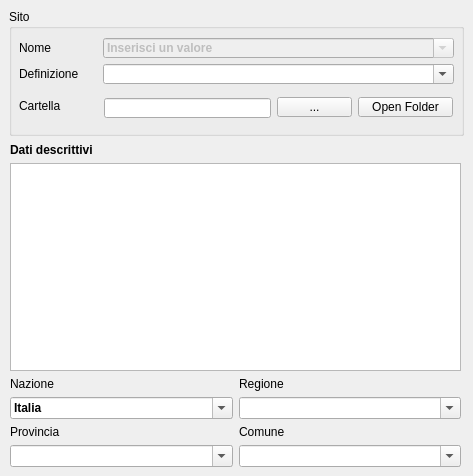
         <widget class="QWidget" name="tabWidgetPage1">
          <attribute name="title">
           <string>Dati descrittivi</string>
          </attribute>
          <widget class="QgsCollapsibleGroupBox" name="groupBox">
           <property name="geometry">
            <rect>
             <x>9</x>
             <y>9</y>
             <width>455</width>
             <height>127</height>
            </rect>
           </property>
           <property name="sizePolicy">
            <sizepolicy hsizetype="Expanding" vsizetype="Preferred">
             <horstretch>0</horstretch>
             <verstretch>0</verstretch>
            </sizepolicy>
           </property>
           <property name="font">
            <font>
             <pointsize>9</pointsize>
            </font>
           </property>
           <property name="title">
            <string>Sito</string>
           </property>
           <widget class="QComboBox" name="comboBox_definizione_sito">
            <property name="enabled">
             <bool>true</bool>
            </property>
            <property name="geometry">
             <rect>
              <x>94</x>
              <y>55</y>
              <width>351</width>
              <height>20</height>
             </rect>
            </property>
            <property name="sizePolicy">
             <sizepolicy hsizetype="Expanding" vsizetype="Fixed">
              <horstretch>0</horstretch>
              <verstretch>0</verstretch>
             </sizepolicy>
            </property>
            <property name="minimumSize">
             <size>
              <width>0</width>
              <height>20</height>
             </size>
            </property>
            <property name="maximumSize">
             <size>
              <width>16777215</width>
              <height>20</height>
             </size>
            </property>
            <property name="font">
             <font>
              <pointsize>9</pointsize>
             </font>
            </property>
            <property name="editable">
             <bool>true</bool>
            </property>
           </widget>
           <widget class="QComboBox" name="comboBox_sito">
            <property name="enabled">
             <bool>false</bool>
            </property>
            <property name="geometry">
             <rect>
              <x>94</x>
              <y>29</y>
              <width>351</width>
              <height>20</height>
             </rect>
            </property>
            <property name="sizePolicy">
             <sizepolicy hsizetype="Expanding" vsizetype="Fixed">
              <horstretch>0</horstretch>
              <verstretch>0</verstretch>
             </sizepolicy>
            </property>
            <property name="minimumSize">
             <size>
              <width>0</width>
              <height>0</height>
             </size>
            </property>
            <property name="maximumSize">
             <size>
              <width>16777215</width>
              <height>20</height>
             </size>
            </property>
            <property name="font">
             <font>
              <pointsize>9</pointsize>
              <weight>75</weight>
              <bold>true</bold>
             </font>
            </property>
            <property name="mouseTracking">
             <bool>true</bool>
            </property>
            <property name="whatsThis">
             <string>&lt;html&gt;&lt;head/&gt;&lt;body&gt;&lt;p&gt;&lt;a href=&quot;https://www.youtube.com/watch?v=l1nVPHf_1wI&amp;t=50s&quot;&gt;&lt;span style=&quot; text-decoration: underline; color:#0000ff;&quot;&gt;Doc&lt;/span&gt;&lt;/a&gt;&lt;/p&gt;&lt;/body&gt;&lt;/html&gt;</string>
            </property>
            <property name="editable">
             <bool>true</bool>
            </property>
            <property name="maxVisibleItems">
             <number>99999</number>
            </property>
            <property name="maxCount">
             <number>2147483647</number>
            </property>
            <item>
             <property name="text">
              <string>Inserisci un valore</string>
             </property>
            </item>
           </widget>
           <widget class="QLabel" name="label">
            <property name="geometry">
             <rect>
              <x>10</x>
              <y>29</y>
              <width>42</width>
              <height>20</height>
             </rect>
            </property>
            <property name="sizePolicy">
             <sizepolicy hsizetype="Expanding" vsizetype="Preferred">
              <horstretch>0</horstretch>
              <verstretch>0</verstretch>
             </sizepolicy>
            </property>
            <property name="font">
             <font>
              <pointsize>9</pointsize>
             </font>
            </property>
            <property name="text">
             <string>Nome</string>
            </property>
           </widget>
           <widget class="QLabel" name="label_18">
            <property name="geometry">
             <rect>
              <x>10</x>
              <y>55</y>
              <width>78</width>
              <height>20</height>
             </rect>
            </property>
            <property name="sizePolicy">
             <sizepolicy hsizetype="Expanding" vsizetype="Preferred">
              <horstretch>0</horstretch>
              <verstretch>0</verstretch>
             </sizepolicy>
            </property>
            <property name="font">
             <font>
              <pointsize>9</pointsize>
             </font>
            </property>
            <property name="text">
             <string>Definizione</string>
            </property>
           </widget>
           <widget class="QLabel" name="label_19">
            <property name="geometry">
             <rect>
              <x>10</x>
              <y>87</y>
              <width>54</width>
              <height>20</height>
             </rect>
            </property>
            <property name="sizePolicy">
             <sizepolicy hsizetype="Expanding" vsizetype="Preferred">
              <horstretch>0</horstretch>
              <verstretch>0</verstretch>
             </sizepolicy>
            </property>
            <property name="font">
             <font>
              <pointsize>9</pointsize>
             </font>
            </property>
            <property name="text">
             <string>Cartella</string>
            </property>
           </widget>
           <widget class="QLineEdit" name="lineEdit_sito_path">
            <property name="geometry">
             <rect>
              <x>95</x>
              <y>89</y>
              <width>167</width>
              <height>20</height>
             </rect>
            </property>
            <property name="sizePolicy">
             <sizepolicy hsizetype="Expanding" vsizetype="Fixed">
              <horstretch>0</horstretch>
              <verstretch>0</verstretch>
             </sizepolicy>
            </property>
            <property name="minimumSize">
             <size>
              <width>0</width>
              <height>20</height>
             </size>
            </property>
            <property name="maximumSize">
             <size>
              <width>16777215</width>
              <height>20</height>
             </size>
            </property>
            <property name="font">
             <font>
              <pointsize>9</pointsize>
             </font>
            </property>
           </widget>
           <widget class="QPushButton" name="pbn_browse_folder">
            <property name="geometry">
             <rect>
              <x>268</x>
              <y>88</y>
              <width>75</width>
              <height>20</height>
             </rect>
            </property>
            <property name="sizePolicy">
             <sizepolicy hsizetype="Expanding" vsizetype="Fixed">
              <horstretch>0</horstretch>
              <verstretch>0</verstretch>
             </sizepolicy>
            </property>
            <property name="minimumSize">
             <size>
              <width>0</width>
              <height>20</height>
             </size>
            </property>
            <property name="maximumSize">
             <size>
              <width>16777215</width>
              <height>20</height>
             </size>
            </property>
            <property name="font">
             <font>
              <pointsize>9</pointsize>
             </font>
            </property>
            <property name="text">
             <string>...</string>
            </property>
           </widget>
           <widget class="QPushButton" name="pbnOpenSiteDirectory">
            <property name="geometry">
             <rect>
              <x>349</x>
              <y>88</y>
              <width>95</width>
              <height>20</height>
             </rect>
            </property>
            <property name="sizePolicy">
             <sizepolicy hsizetype="Expanding" vsizetype="Fixed">
              <horstretch>0</horstretch>
              <verstretch>0</verstretch>
             </sizepolicy>
            </property>
            <property name="maximumSize">
             <size>
              <width>16777215</width>
              <height>20</height>
             </size>
            </property>
            <property name="font">
             <font>
              <pointsize>9</pointsize>
             </font>
            </property>
            <property name="text">
             <string>Open Folder</string>
            </property>
           </widget>
          </widget>
          <widget class="QWidget" name="">
           <property name="geometry">
            <rect>
             <x>10</x>
             <y>143</y>
             <width>451</width>
             <height>324</height>
            </rect>
           </property>
           <property name="font">
            <font>
             <pointsize>9</pointsize>
            </font>
           </property>
           <layout class="QGridLayout" name="gridLayout_3">
            <item row="0" column="0" colspan="2">
             <widget class="QLabel" name="label_13">
              <property name="sizePolicy">
               <sizepolicy hsizetype="Expanding" vsizetype="Preferred">
                <horstretch>0</horstretch>
                <verstretch>0</verstretch>
               </sizepolicy>
              </property>
              <property name="font">
               <font>
                <pointsize>9</pointsize>
                <weight>75</weight>
                <bold>true</bold>
               </font>
              </property>
              <property name="text">
               <string>Dati descrittivi</string>
              </property>
             </widget>
            </item>
            <item row="1" column="0" colspan="2">
             <widget class="QTextEdit" name="textEdit_descrizione_site">
              <property name="sizePolicy">
               <sizepolicy hsizetype="Expanding" vsizetype="Expanding">
                <horstretch>0</horstretch>
                <verstretch>0</verstretch>
               </sizepolicy>
              </property>
              <property name="minimumSize">
               <size>
                <width>0</width>
                <height>20</height>
               </size>
              </property>
              <property name="maximumSize">
               <size>
                <width>16777215</width>
                <height>16000000</height>
               </size>
              </property>
              <property name="font">
               <font>
                <pointsize>9</pointsize>
               </font>
              </property>
             </widget>
            </item>
            <item row="2" column="0">
             <widget class="QLabel" name="label_4">
              <property name="sizePolicy">
               <sizepolicy hsizetype="Expanding" vsizetype="Preferred">
                <horstretch>0</horstretch>
                <verstretch>0</verstretch>
               </sizepolicy>
              </property>
              <property name="font">
               <font>
                <pointsize>9</pointsize>
               </font>
              </property>
              <property name="text">
               <string>Nazione</string>
              </property>
             </widget>
            </item>
            <item row="2" column="1">
             <widget class="QLabel" name="label_5">
              <property name="sizePolicy">
               <sizepolicy hsizetype="Expanding" vsizetype="Preferred">
                <horstretch>0</horstretch>
                <verstretch>0</verstretch>
               </sizepolicy>
              </property>
              <property name="font">
               <font>
                <pointsize>9</pointsize>
               </font>
              </property>
              <property name="text">
               <string>Regione</string>
              </property>
             </widget>
            </item>
            <item row="3" column="0">
             <widget class="QComboBox" name="comboBox_nazione">
              <property name="sizePolicy">
               <sizepolicy hsizetype="Expanding" vsizetype="Fixed">
                <horstretch>0</horstretch>
                <verstretch>0</verstretch>
               </sizepolicy>
              </property>
              <property name="font">
               <font>
                <pointsize>9</pointsize>
                <weight>75</weight>
                <bold>true</bold>
               </font>
              </property>
              <property name="editable">
               <bool>true</bool>
              </property>
              <item>
               <property name="text">
                <string>Italia</string>
               </property>
              </item>
             </widget>
            </item>
            <item row="3" column="1">
             <widget class="QComboBox" name="comboBox_regione">
              <property name="sizePolicy">
               <sizepolicy hsizetype="Expanding" vsizetype="Fixed">
                <horstretch>0</horstretch>
                <verstretch>0</verstretch>
               </sizepolicy>
              </property>
              <property name="font">
               <font>
                <pointsize>9</pointsize>
                <weight>75</weight>
                <bold>true</bold>
               </font>
              </property>
              <property name="editable">
               <bool>true</bool>
              </property>
             </widget>
            </item>
            <item row="4" column="0">
             <widget class="QLabel" name="label_7">
              <property name="sizePolicy">
               <sizepolicy hsizetype="Expanding" vsizetype="Preferred">
                <horstretch>0</horstretch>
                <verstretch>0</verstretch>
               </sizepolicy>
              </property>
              <property name="font">
               <font>
                <pointsize>9</pointsize>
               </font>
              </property>
              <property name="text">
               <string>Provincia</string>
              </property>
             </widget>
            </item>
            <item row="4" column="1">
             <widget class="QLabel" name="label_2">
              <property name="sizePolicy">
               <sizepolicy hsizetype="Expanding" vsizetype="Preferred">
                <horstretch>0</horstretch>
                <verstretch>0</verstretch>
               </sizepolicy>
              </property>
              <property name="font">
               <font>
                <pointsize>9</pointsize>
               </font>
              </property>
              <property name="text">
               <string>Comune</string>
              </property>
             </widget>
            </item>
            <item row="5" column="0">
             <widget class="QComboBox" name="comboBox_provincia">
              <property name="sizePolicy">
               <sizepolicy hsizetype="Expanding" vsizetype="Fixed">
                <horstretch>0</horstretch>
                <verstretch>0</verstretch>
               </sizepolicy>
              </property>
              <property name="font">
               <font>
                <pointsize>9</pointsize>
                <weight>75</weight>
                <bold>true</bold>
               </font>
              </property>
              <property name="editable">
               <bool>true</bool>
              </property>
             </widget>
            </item>
            <item row="5" column="1">
             <widget class="QComboBox" name="comboBox_comune">
              <property name="sizePolicy">
               <sizepolicy hsizetype="Expanding" vsizetype="Fixed">
                <horstretch>0</horstretch>
                <verstretch>0</verstretch>
               </sizepolicy>
              </property>
              <property name="font">
               <font>
                <pointsize>9</pointsize>
                <weight>75</weight>
                <bold>true</bold>
               </font>
              </property>
              <property name="editable">
               <bool>true</bool>
              </property>
             </widget>
            </item>
           </layout>
          </widget>
         </widget>
